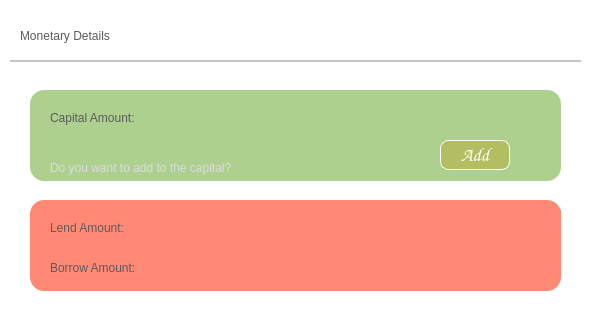
    <widget class="QFrame" name="frame_4">
     <property name="geometry">
      <rect>
       <x>40</x>
       <y>95</y>
       <width>591</width>
       <height>311</height>
      </rect>
     </property>
     <property name="palette">
      <palette>
       <active>
        <colorrole role="WindowText">
         <brush brushstyle="SolidPattern">
          <color alpha="255">
           <red>0</red>
           <green>0</green>
           <blue>0</blue>
          </color>
         </brush>
        </colorrole>
        <colorrole role="Button">
         <brush brushstyle="SolidPattern">
          <color alpha="255">
           <red>255</red>
           <green>255</green>
           <blue>255</blue>
          </color>
         </brush>
        </colorrole>
        <colorrole role="Light">
         <brush brushstyle="SolidPattern">
          <color alpha="255">
           <red>231</red>
           <green>255</green>
           <blue>124</blue>
          </color>
         </brush>
        </colorrole>
        <colorrole role="Midlight">
         <brush brushstyle="SolidPattern">
          <color alpha="255">
           <red>199</red>
           <green>222</green>
           <blue>97</blue>
          </color>
         </brush>
        </colorrole>
        <colorrole role="Dark">
         <brush brushstyle="SolidPattern">
          <color alpha="255">
           <red>84</red>
           <green>95</green>
           <blue>35</blue>
          </color>
         </brush>
        </colorrole>
        <colorrole role="Mid">
         <brush brushstyle="SolidPattern">
          <color alpha="255">
           <red>112</red>
           <green>127</green>
           <blue>47</blue>
          </color>
         </brush>
        </colorrole>
        <colorrole role="Text">
         <brush brushstyle="SolidPattern">
          <color alpha="255">
           <red>0</red>
           <green>0</green>
           <blue>0</blue>
          </color>
         </brush>
        </colorrole>
        <colorrole role="BrightText">
         <brush brushstyle="SolidPattern">
          <color alpha="255">
           <red>255</red>
           <green>255</green>
           <blue>255</blue>
          </color>
         </brush>
        </colorrole>
        <colorrole role="ButtonText">
         <brush brushstyle="SolidPattern">
          <color alpha="255">
           <red>0</red>
           <green>0</green>
           <blue>0</blue>
          </color>
         </brush>
        </colorrole>
        <colorrole role="Base">
         <brush brushstyle="SolidPattern">
          <color alpha="255">
           <red>255</red>
           <green>255</green>
           <blue>255</blue>
          </color>
         </brush>
        </colorrole>
        <colorrole role="Window">
         <brush brushstyle="SolidPattern">
          <color alpha="255">
           <red>255</red>
           <green>255</green>
           <blue>255</blue>
          </color>
         </brush>
        </colorrole>
        <colorrole role="Shadow">
         <brush brushstyle="SolidPattern">
          <color alpha="255">
           <red>0</red>
           <green>0</green>
           <blue>0</blue>
          </color>
         </brush>
        </colorrole>
        <colorrole role="AlternateBase">
         <brush brushstyle="SolidPattern">
          <color alpha="255">
           <red>211</red>
           <green>222</green>
           <blue>162</blue>
          </color>
         </brush>
        </colorrole>
        <colorrole role="ToolTipBase">
         <brush brushstyle="SolidPattern">
          <color alpha="255">
           <red>255</red>
           <green>255</green>
           <blue>220</blue>
          </color>
         </brush>
        </colorrole>
        <colorrole role="ToolTipText">
         <brush brushstyle="SolidPattern">
          <color alpha="255">
           <red>0</red>
           <green>0</green>
           <blue>0</blue>
          </color>
         </brush>
        </colorrole>
        <colorrole role="PlaceholderText">
         <brush brushstyle="SolidPattern">
          <color alpha="127">
           <red>0</red>
           <green>0</green>
           <blue>0</blue>
          </color>
         </brush>
        </colorrole>
        <colorrole role="Accent">
         <brush brushstyle="SolidPattern">
          <color alpha="255">
           <red>255</red>
           <green>255</green>
           <blue>255</blue>
          </color>
         </brush>
        </colorrole>
       </active>
       <inactive>
        <colorrole role="WindowText">
         <brush brushstyle="SolidPattern">
          <color alpha="255">
           <red>0</red>
           <green>0</green>
           <blue>0</blue>
          </color>
         </brush>
        </colorrole>
        <colorrole role="Button">
         <brush brushstyle="SolidPattern">
          <color alpha="255">
           <red>255</red>
           <green>255</green>
           <blue>255</blue>
          </color>
         </brush>
        </colorrole>
        <colorrole role="Light">
         <brush brushstyle="SolidPattern">
          <color alpha="255">
           <red>231</red>
           <green>255</green>
           <blue>124</blue>
          </color>
         </brush>
        </colorrole>
        <colorrole role="Midlight">
         <brush brushstyle="SolidPattern">
          <color alpha="255">
           <red>199</red>
           <green>222</green>
           <blue>97</blue>
          </color>
         </brush>
        </colorrole>
        <colorrole role="Dark">
         <brush brushstyle="SolidPattern">
          <color alpha="255">
           <red>84</red>
           <green>95</green>
           <blue>35</blue>
          </color>
         </brush>
        </colorrole>
        <colorrole role="Mid">
         <brush brushstyle="SolidPattern">
          <color alpha="255">
           <red>112</red>
           <green>127</green>
           <blue>47</blue>
          </color>
         </brush>
        </colorrole>
        <colorrole role="Text">
         <brush brushstyle="SolidPattern">
          <color alpha="255">
           <red>0</red>
           <green>0</green>
           <blue>0</blue>
          </color>
         </brush>
        </colorrole>
        <colorrole role="BrightText">
         <brush brushstyle="SolidPattern">
          <color alpha="255">
           <red>255</red>
           <green>255</green>
           <blue>255</blue>
          </color>
         </brush>
        </colorrole>
        <colorrole role="ButtonText">
         <brush brushstyle="SolidPattern">
          <color alpha="255">
           <red>0</red>
           <green>0</green>
           <blue>0</blue>
          </color>
         </brush>
        </colorrole>
        <colorrole role="Base">
         <brush brushstyle="SolidPattern">
          <color alpha="255">
           <red>255</red>
           <green>255</green>
           <blue>255</blue>
          </color>
         </brush>
        </colorrole>
        <colorrole role="Window">
         <brush brushstyle="SolidPattern">
          <color alpha="255">
           <red>255</red>
           <green>255</green>
           <blue>255</blue>
          </color>
         </brush>
        </colorrole>
        <colorrole role="Shadow">
         <brush brushstyle="SolidPattern">
          <color alpha="255">
           <red>0</red>
           <green>0</green>
           <blue>0</blue>
          </color>
         </brush>
        </colorrole>
        <colorrole role="AlternateBase">
         <brush brushstyle="SolidPattern">
          <color alpha="255">
           <red>211</red>
           <green>222</green>
           <blue>162</blue>
          </color>
         </brush>
        </colorrole>
        <colorrole role="ToolTipBase">
         <brush brushstyle="SolidPattern">
          <color alpha="255">
           <red>255</red>
           <green>255</green>
           <blue>220</blue>
          </color>
         </brush>
        </colorrole>
        <colorrole role="ToolTipText">
         <brush brushstyle="SolidPattern">
          <color alpha="255">
           <red>0</red>
           <green>0</green>
           <blue>0</blue>
          </color>
         </brush>
        </colorrole>
        <colorrole role="PlaceholderText">
         <brush brushstyle="SolidPattern">
          <color alpha="127">
           <red>0</red>
           <green>0</green>
           <blue>0</blue>
          </color>
         </brush>
        </colorrole>
        <colorrole role="Accent">
         <brush brushstyle="SolidPattern">
          <color alpha="255">
           <red>255</red>
           <green>255</green>
           <blue>255</blue>
          </color>
         </brush>
        </colorrole>
       </inactive>
       <disabled>
        <colorrole role="WindowText">
         <brush brushstyle="SolidPattern">
          <color alpha="255">
           <red>84</red>
           <green>95</green>
           <blue>35</blue>
          </color>
         </brush>
        </colorrole>
        <colorrole role="Button">
         <brush brushstyle="SolidPattern">
          <color alpha="255">
           <red>255</red>
           <green>255</green>
           <blue>255</blue>
          </color>
         </brush>
        </colorrole>
        <colorrole role="Light">
         <brush brushstyle="SolidPattern">
          <color alpha="255">
           <red>231</red>
           <green>255</green>
           <blue>124</blue>
          </color>
         </brush>
        </colorrole>
        <colorrole role="Midlight">
         <brush brushstyle="SolidPattern">
          <color alpha="255">
           <red>199</red>
           <green>222</green>
           <blue>97</blue>
          </color>
         </brush>
        </colorrole>
        <colorrole role="Dark">
         <brush brushstyle="SolidPattern">
          <color alpha="255">
           <red>84</red>
           <green>95</green>
           <blue>35</blue>
          </color>
         </brush>
        </colorrole>
        <colorrole role="Mid">
         <brush brushstyle="SolidPattern">
          <color alpha="255">
           <red>112</red>
           <green>127</green>
           <blue>47</blue>
          </color>
         </brush>
        </colorrole>
        <colorrole role="Text">
         <brush brushstyle="SolidPattern">
          <color alpha="255">
           <red>84</red>
           <green>95</green>
           <blue>35</blue>
          </color>
         </brush>
        </colorrole>
        <colorrole role="BrightText">
         <brush brushstyle="SolidPattern">
          <color alpha="255">
           <red>255</red>
           <green>255</green>
           <blue>255</blue>
          </color>
         </brush>
        </colorrole>
        <colorrole role="ButtonText">
         <brush brushstyle="SolidPattern">
          <color alpha="255">
           <red>84</red>
           <green>95</green>
           <blue>35</blue>
          </color>
         </brush>
        </colorrole>
        <colorrole role="Base">
         <brush brushstyle="SolidPattern">
          <color alpha="255">
           <red>255</red>
           <green>255</green>
           <blue>255</blue>
          </color>
         </brush>
        </colorrole>
        <colorrole role="Window">
         <brush brushstyle="SolidPattern">
          <color alpha="255">
           <red>255</red>
           <green>255</green>
           <blue>255</blue>
          </color>
         </brush>
        </colorrole>
        <colorrole role="Shadow">
         <brush brushstyle="SolidPattern">
          <color alpha="255">
           <red>0</red>
           <green>0</green>
           <blue>0</blue>
          </color>
         </brush>
        </colorrole>
        <colorrole role="AlternateBase">
         <brush brushstyle="SolidPattern">
          <color alpha="255">
           <red>168</red>
           <green>190</green>
           <blue>70</blue>
          </color>
         </brush>
        </colorrole>
        <colorrole role="ToolTipBase">
         <brush brushstyle="SolidPattern">
          <color alpha="255">
           <red>255</red>
           <green>255</green>
           <blue>220</blue>
          </color>
         </brush>
        </colorrole>
        <colorrole role="ToolTipText">
         <brush brushstyle="SolidPattern">
          <color alpha="255">
           <red>0</red>
           <green>0</green>
           <blue>0</blue>
          </color>
         </brush>
        </colorrole>
        <colorrole role="PlaceholderText">
         <brush brushstyle="SolidPattern">
          <color alpha="127">
           <red>84</red>
           <green>95</green>
           <blue>35</blue>
          </color>
         </brush>
        </colorrole>
        <colorrole role="Accent">
         <brush brushstyle="SolidPattern">
          <color alpha="255">
           <red>218</red>
           <green>247</green>
           <blue>91</blue>
          </color>
         </brush>
        </colorrole>
       </disabled>
      </palette>
     </property>
     <property name="styleSheet">
      <string notr="true">QFrame{
background-color:white;
border-radius:14px;
}</string>
     </property>
     <property name="frameShape">
      <enum>QFrame::StyledPanel</enum>
     </property>
     <property name="frameShadow">
      <enum>QFrame::Raised</enum>
     </property>
     <widget class="QLabel" name="label_3">
      <property name="geometry">
       <rect>
        <x>20</x>
        <y>20</y>
        <width>331</width>
        <height>31</height>
       </rect>
      </property>
      <property name="styleSheet">
       <string notr="true">font: 22pt &quot;Rubik&quot;;
color: rgb(91, 91, 91);</string>
      </property>
      <property name="text">
       <string>Monetary Details</string>
      </property>
     </widget>
     <widget class="Line" name="line">
      <property name="geometry">
       <rect>
        <x>10</x>
        <y>60</y>
        <width>571</width>
        <height>2</height>
       </rect>
      </property>
      <property name="styleSheet">
       <string notr="true">
background-color: rgb(197, 197, 197);</string>
      </property>
      <property name="orientation">
       <enum>Qt::Horizontal</enum>
      </property>
     </widget>
     <widget class="QLabel" name="label_6">
      <property name="geometry">
       <rect>
        <x>540</x>
        <y>20</y>
        <width>31</width>
        <height>31</height>
       </rect>
      </property>
      <property name="text">
       <string/>
      </property>
      <property name="pixmap">
       <pixmap>:/pics/LekhaResources/free-cash-2650121-2196619-ezgif.com-webp-to-jpg-converter.jpg</pixmap>
      </property>
      <property name="scaledContents">
       <bool>true</bool>
      </property>
     </widget>
     <widget class="QFrame" name="frame_6">
      <property name="geometry">
       <rect>
        <x>30</x>
        <y>90</y>
        <width>531</width>
        <height>91</height>
       </rect>
      </property>
      <property name="styleSheet">
       <string notr="true">
background-color: rgb(173, 208, 142);</string>
      </property>
      <property name="frameShape">
       <enum>QFrame::StyledPanel</enum>
      </property>
      <property name="frameShadow">
       <enum>QFrame::Raised</enum>
      </property>
      <widget class="QLabel" name="label_7">
       <property name="geometry">
        <rect>
         <x>20</x>
         <y>20</y>
         <width>151</width>
         <height>16</height>
        </rect>
       </property>
       <property name="styleSheet">
        <string notr="true">font: 16pt &quot;Rubik&quot;;
color: rgb(91, 91, 91);</string>
       </property>
       <property name="text">
        <string>Capital Amount:</string>
       </property>
      </widget>
      <widget class="QLabel" name="capitalDisplay">
       <property name="geometry">
        <rect>
         <x>390</x>
         <y>20</y>
         <width>131</width>
         <height>21</height>
        </rect>
       </property>
       <property name="styleSheet">
        <string notr="true">font: 16pt &quot;Rubik&quot;;
color: rgb(91, 91, 91);</string>
       </property>
       <property name="text">
        <string/>
       </property>
      </widget>
      <widget class="QLabel" name="label_13">
       <property name="geometry">
        <rect>
         <x>20</x>
         <y>70</y>
         <width>311</width>
         <height>16</height>
        </rect>
       </property>
       <property name="styleSheet">
        <string notr="true">font: 16pt &quot;Rubik&quot;;
color: rgb(220,220, 220);
</string>
       </property>
       <property name="text">
        <string>Do you want to add to the capital?</string>
       </property>
      </widget>
      <widget class="QPushButton" name="pushButton">
       <property name="geometry">
        <rect>
         <x>410</x>
         <y>50</y>
         <width>70</width>
         <height>30</height>
        </rect>
       </property>
       <property name="sizePolicy">
        <sizepolicy hsizetype="Minimum" vsizetype="Minimum">
         <horstretch>60</horstretch>
         <verstretch>120</verstretch>
        </sizepolicy>
       </property>
       <property name="minimumSize">
        <size>
         <width>70</width>
         <height>30</height>
        </size>
       </property>
       <property name="baseSize">
        <size>
         <width>10</width>
         <height>12</height>
        </size>
       </property>
       <property name="font">
        <font>
         <family>Comic Sans MS</family>
         <pointsize>14</pointsize>
         <italic>false</italic>
         <bold>true</bold>
         <strikeout>false</strikeout>
         <kerning>true</kerning>
        </font>
       </property>
       <property name="layoutDirection">
        <enum>Qt::RightToLeft</enum>
       </property>
       <property name="styleSheet">
        <string notr="true">*{
border: 1px solid white;
border-radius:8px;
background-color:rgb(179,190,98);;
color:white;
font: 700 14pt &quot;Comic Sans MS&quot;;
width: 20px;
}</string>
       </property>
       <property name="text">
        <string>Add</string>
       </property>
      </widget>
     </widget>
     <widget class="QFrame" name="frame_7">
      <property name="geometry">
       <rect>
        <x>30</x>
        <y>200</y>
        <width>531</width>
        <height>91</height>
       </rect>
      </property>
      <property name="styleSheet">
       <string notr="true">background-color: rgb(255, 137, 117);</string>
      </property>
      <property name="frameShape">
       <enum>QFrame::StyledPanel</enum>
      </property>
      <property name="frameShadow">
       <enum>QFrame::Raised</enum>
      </property>
      <widget class="QLabel" name="label_9">
       <property name="geometry">
        <rect>
         <x>20</x>
         <y>20</y>
         <width>151</width>
         <height>16</height>
        </rect>
       </property>
       <property name="styleSheet">
        <string notr="true">font: 16pt &quot;Rubik&quot;;
color: rgb(91, 91, 91);</string>
       </property>
       <property name="text">
        <string>Lend Amount:</string>
       </property>
      </widget>
      <widget class="QLabel" name="label_10">
       <property name="geometry">
        <rect>
         <x>20</x>
         <y>60</y>
         <width>151</width>
         <height>16</height>
        </rect>
       </property>
       <property name="styleSheet">
        <string notr="true">font: 16pt &quot;Rubik&quot;;
color: rgb(91, 91, 91);</string>
       </property>
       <property name="text">
        <string>Borrow Amount:</string>
       </property>
      </widget>
      <widget class="QLabel" name="lendDisplay">
       <property name="geometry">
        <rect>
         <x>450</x>
         <y>10</y>
         <width>91</width>
         <height>20</height>
        </rect>
       </property>
       <property name="styleSheet">
        <string notr="true">font: 16pt &quot;Rubik&quot;;
color: rgb(91, 91, 91);</string>
       </property>
       <property name="text">
        <string/>
       </property>
      </widget>
      <widget class="QLabel" name="borrowDisplay">
       <property name="geometry">
        <rect>
         <x>450</x>
         <y>50</y>
         <width>91</width>
         <height>20</height>
        </rect>
       </property>
       <property name="styleSheet">
        <string notr="true">font: 16pt &quot;Rubik&quot;;
color: rgb(91, 91, 91);</string>
       </property>
       <property name="text">
        <string/>
       </property>
      </widget>
     </widget>
    </widget>
